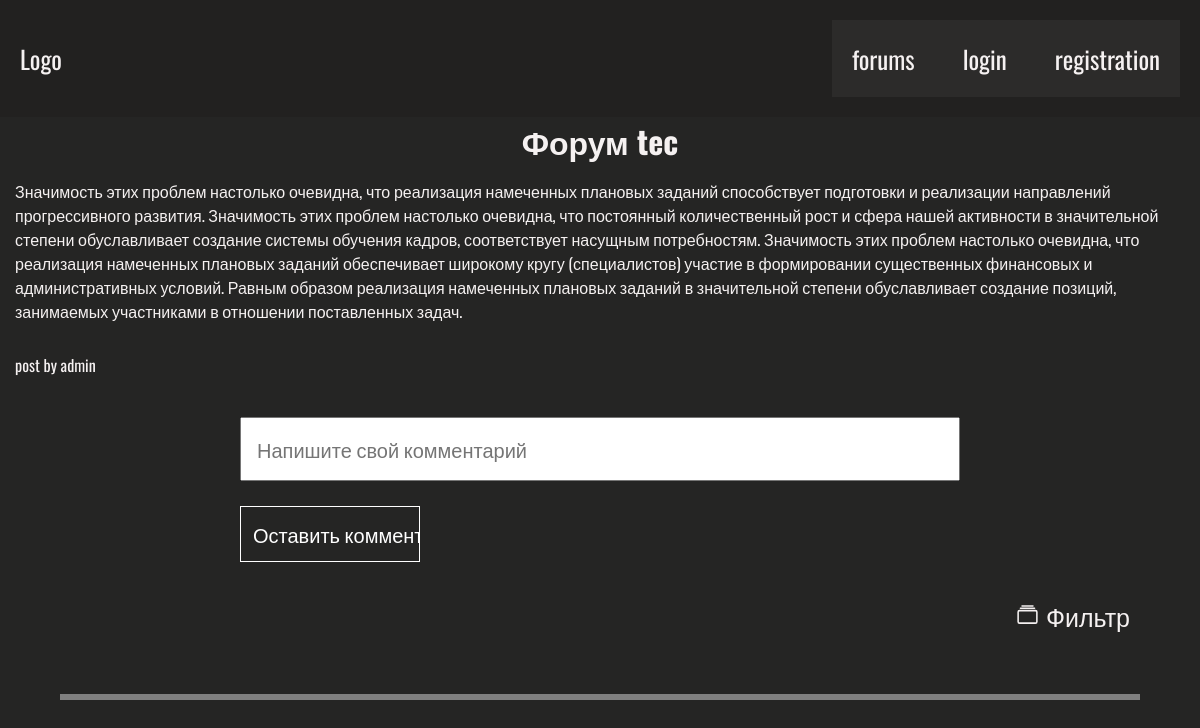
/forum-detail/2/, run on the app's committed database.
### forum/models.py (models this page shows, shortened)
class Forum(models.Model):
    name = models.CharField(max_length=100)
    body = models.TextField(null=True)
    author = models.ForeignKey(User, on_delete=models.CASCADE)
    like = models.IntegerField(default = 0)
    dislike = models.IntegerField(default = 0)

### forum/views.py (the view)
# urls.py: path("forum-detail/<int:forum_id>/",forum_detail_view,name="forum"),
def forum_detail_view(request, forum_id):
    if request.method=='POST':
        comment = request.POST.get('comment')
        Comment.objects.create(author=request.user, body = comment, forum = Forum.objects.get(id=forum_id))
        return HttpResponseRedirect(reverse('forum', args=(forum_id,)))
    filter = request.GET.get('filter')
    context = {
        "forum": Forum.objects.get(id=forum_id)
    }
    if filter == 'timefromold':
        context["sorted_comments"] = Forum.objects.get(id=forum_id).comment_set.order_by('published')
    elif filter == 'timefromnew':
        context["sorted_comments"] = Forum.objects.get(id=forum_id).comment_set.order_by('-published')
    else:
        context["sorted_comments"] = Forum.objects.get(id=forum_id).comment_set.order_by('published')
    return render(request,"forum/forum_detail.html", context)

### forum/templates/forum/forum_detail.html (shortened to what this page needs)
{%extends 'base.html'%}
{% block body%}
    <h1>Форум {{ forum.name }}</h1>
    <p class="forum-detail-body">{{ forum.body }}</p>
    <p class="forum-detail-body">post by {{ forum.author.username }}</p>
    <form class="form-detail-comment" method="post">
        <input name="comment" class="form-detail-input" type="text" placeholder="Напишите свой комментарий">
        <input  class="form-detail-btn" type="submit" value="Оставить комментарий">
    </form>
    <div class="sorts">
        <div class="filter-block">
            <ion-icon name="albums-outline"></ion-icon>
            <span onclick="showFilter()">Фильтр</span>
        </div>
    </div>
    <div class="comments">
    </div>
{%endblock%}

### forum/static/css/home.css (style rules this page uses)
* { padding: 0; margin: 0; box-sizing: border-box; font-family: 'Oswald', sans-serif; color: rgb(245, 241, 241); text-decoration: none; }
:root { --main-color:rgb(37, 37, 36); --second-color:rgb(34, 33, 32); }
body { background-color: var(--main-color); }
h1 { text-align: center; }
.comments { width: 90%; margin:50px auto; border: 3px solid grey; }
.forum-detail-body { padding: 15px; }
.form-detail-comment { width: 60%; margin: 25px auto; display: flex; flex-direction: column; }
.form-detail-input { color: black; margin-bottom: 25px; padding: 15px; font-size: 20px; }
.form-detail-btn { padding: 12px; font-size: 20px; color:white; border: 1px solid white; outline: none; background-color: var(--main-color); width: 25%; transition: 0.5s; }
.sorts { padding: 10px; display: flex; width:90%; margin:0px auto; justify-content: end; align-items: center; font-size: 25px; }
.filter-block span { cursor: pointer; }

### data on the page
Forum: name "tec", body "Значимость этих проблем настолько очевидна, что реализация намеченных плановых заданий способствует подготовки и реализации направлений прогрессивного развития. Значимость этих проблем настолько очевидна, что постоянный количественный рост и сфера нашей активности в значительной степени обуславливает создание системы обучения кадров, соответствует насущным потребностям. Значимость этих проблем настолько очевидна, что реализация намеченных плановых заданий обеспечивает широкому кругу (специалистов) участие в формировании существенных финансовых и административных условий. Равным образом реализация намеченных плановых заданий в значительной степени обуславливает создание позиций, занимаемых…", author.username "admin"
